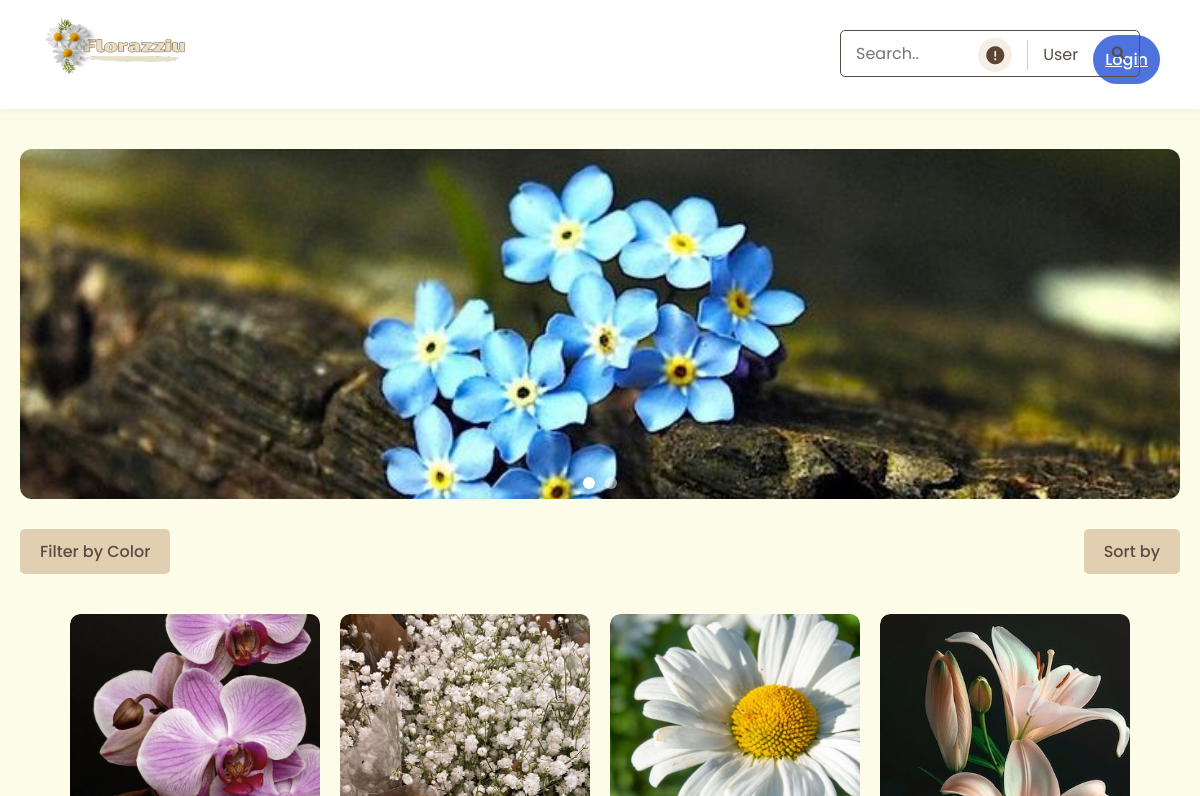
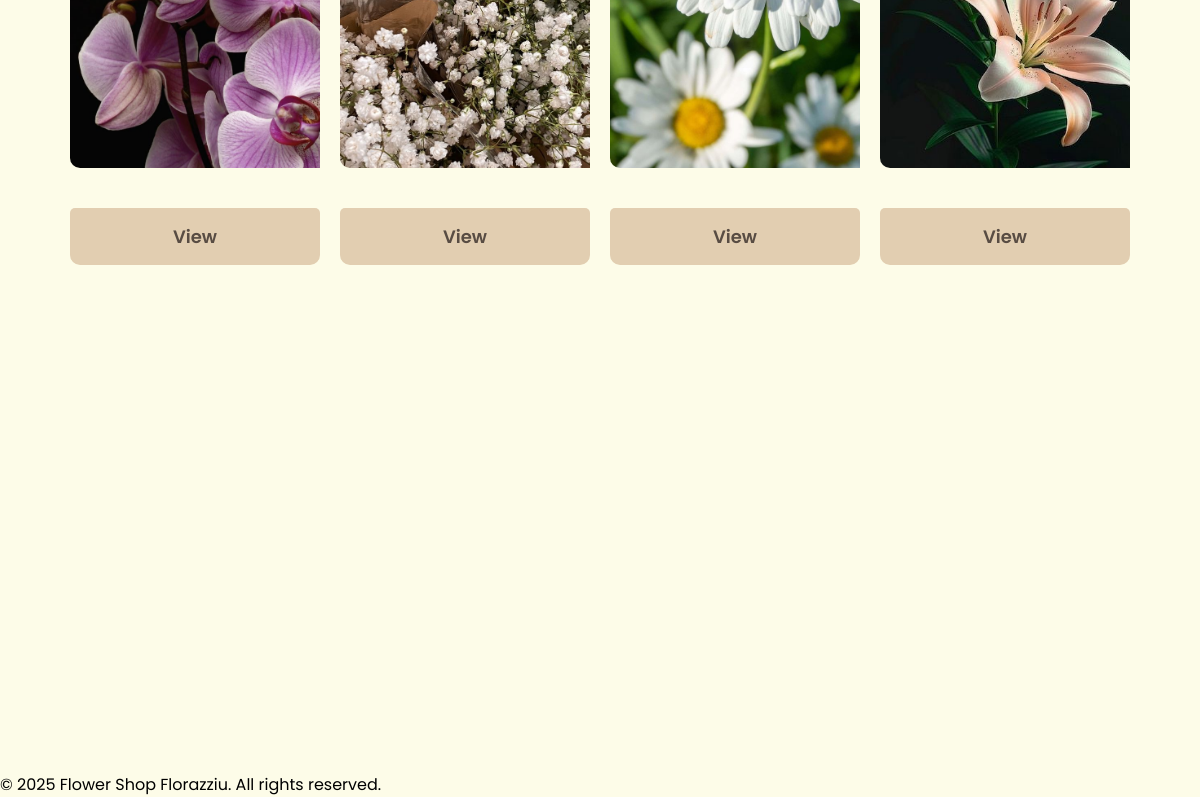
Page /flower_shop/index.php?sort=a-z on the earlier database version (2 pictures, top to bottom).
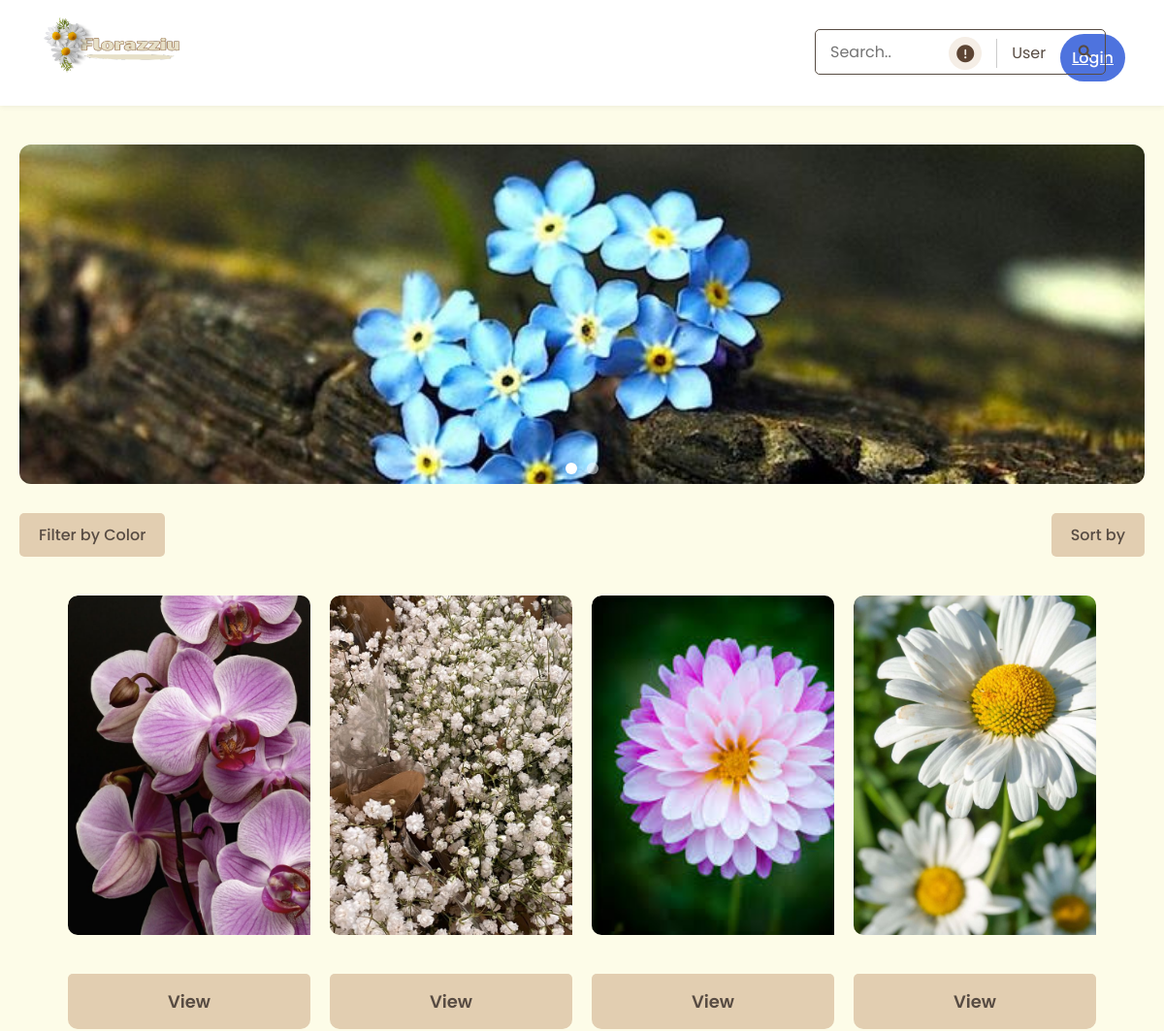
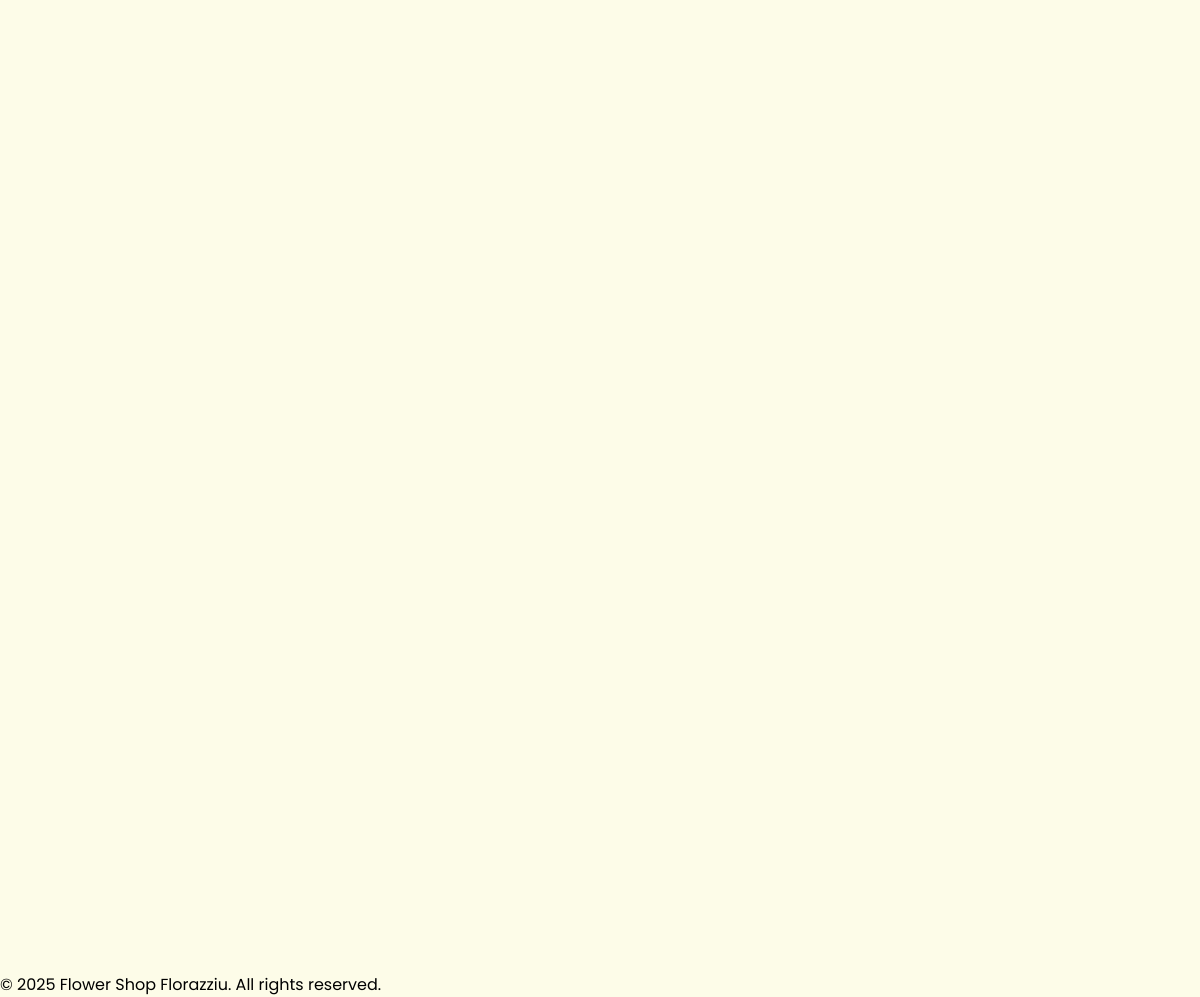
Same page on the later database version (2 pictures, top to bottom).
### tables this page shows
CREATE TABLE `products` (
  `id` int(11) NOT NULL,
  `name` varchar(255) NOT NULL,
  `color` varchar(50) NOT NULL,
  `price` decimal(10,2) NOT NULL,
  `description` text DEFAULT NULL,
  `image` varchar(255) NOT NULL,
  `created_at` timestamp NOT NULL DEFAULT current_timestamp(),
  `updated_at` timestamp NOT NULL DEFAULT current_timestamp() ON UPDATE current_timestamp(),
  `category` varchar(50) NOT NULL DEFAULT 'produk',
  `image_path` varchar(255) DEFAULT NULL
);

### flower_shop/index.php (the view, shortened to what this page needs)
<?php include 'includes/header.php'; ?>
<head><meta name="viewport" content="width=device-width, initial-scale=1.0">
</head>
<main>
    <div class="container-page">
        <div class="slider">
            <div class="slides">
                <div class="slide">
                    <img src="assets/images/slide1.jpg" alt="Flower Slide 1">
                </div>
            </div>
            <div class="slide-dots">
                <span class="dot active"></span>
                <span class="dot"></span>
            </div>
        </div>
        <div class="filter-section">
            <div class="filter-dropdown">
                <button class="filter-btn">Filter by Color</button>
            </div>
            <div class="filter-dropdown">
                <button class="filter-btn">Sort by</button>
            </div>
        </div>
        <div class="products">
           <?php
            require 'config/database.php';
            $sql = "SELECT * FROM products";
            $params = [];
            if (isset($_GET['sort'])) {
                if ($_GET['sort'] == 'a-z') {
                    $sql .= " ORDER BY name ASC";
                } elseif ($_GET['sort'] == 'z-a') {
                    $sql .= " ORDER BY name DESC";
                }
            }
            $stmt = $pdo->prepare($sql);
            $stmt->execute($params);
            $products = $stmt->fetchAll(PDO::FETCH_ASSOC);
            if (count($products) > 0):
                foreach ($products as $product): ?>
                    <div class="product-card-page fade-in-up">
                        <div class="product-image-container">
                            <img src="assets/images/products/<?php echo htmlspecialchars($product['image']); ?>"
                                 alt="<?php echo htmlspecialchars($product['name']); ?>">
                        </div>
                        <div class="product-actions">
                        <a href="products/product-detail.php?id=<?= $product['id'] ?>" class="view-btn">View</a>
                        </div>
                    </div>
                <?php endforeach;
            else: ?>
                <!-- <div class="no-products">
                    <p>No products found. Try different filters.</p>
                </div> -->
            <?php endif; ?>
        </div>
    </div>
</main>
<?php include 'includes/footer.php'; ?>

Differences in the rows shown:
no longer on this page (row unchanged): products: image (picture)
added products: shows a picture
